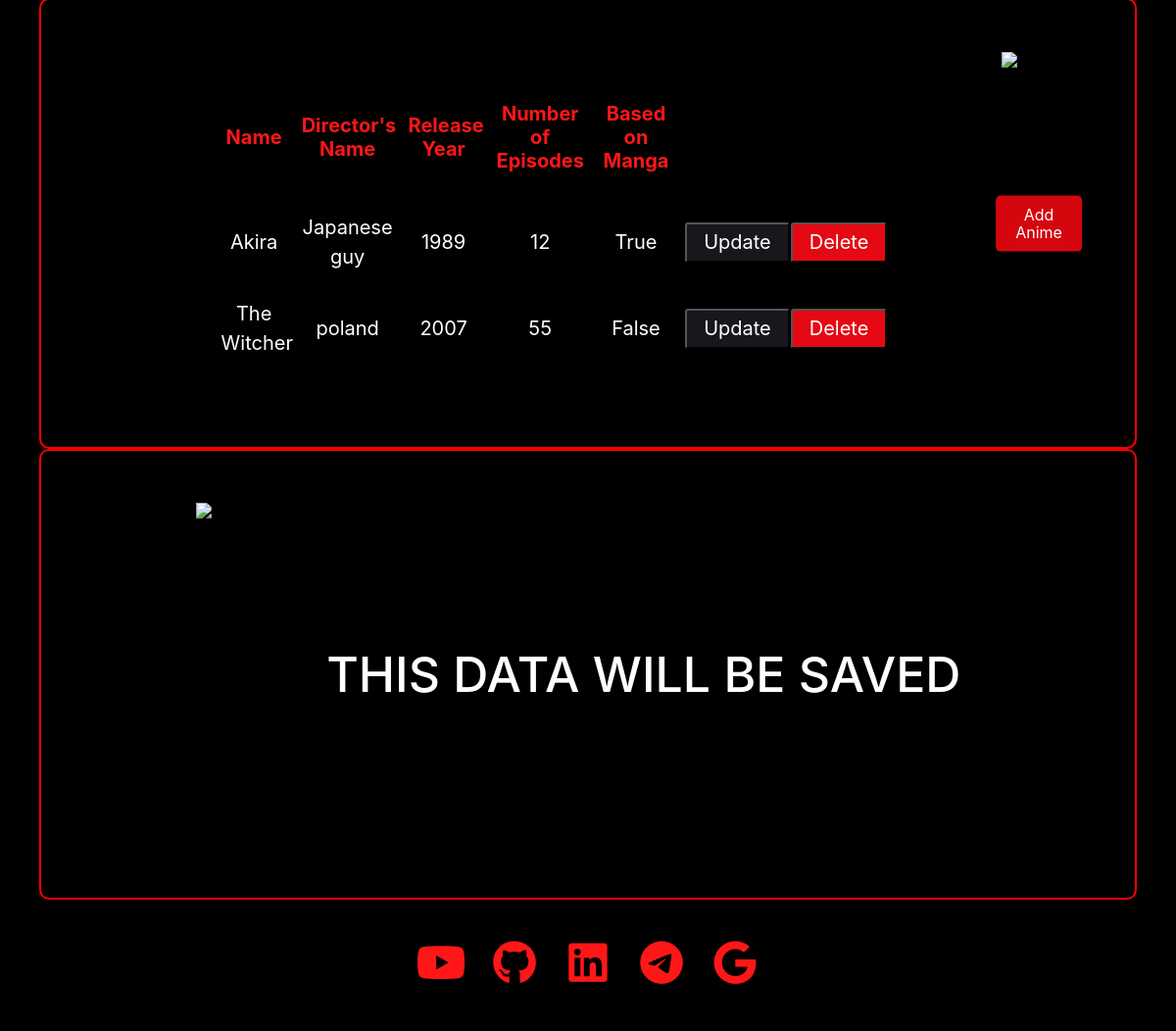
The app's page / (signed in, lower part), older data.
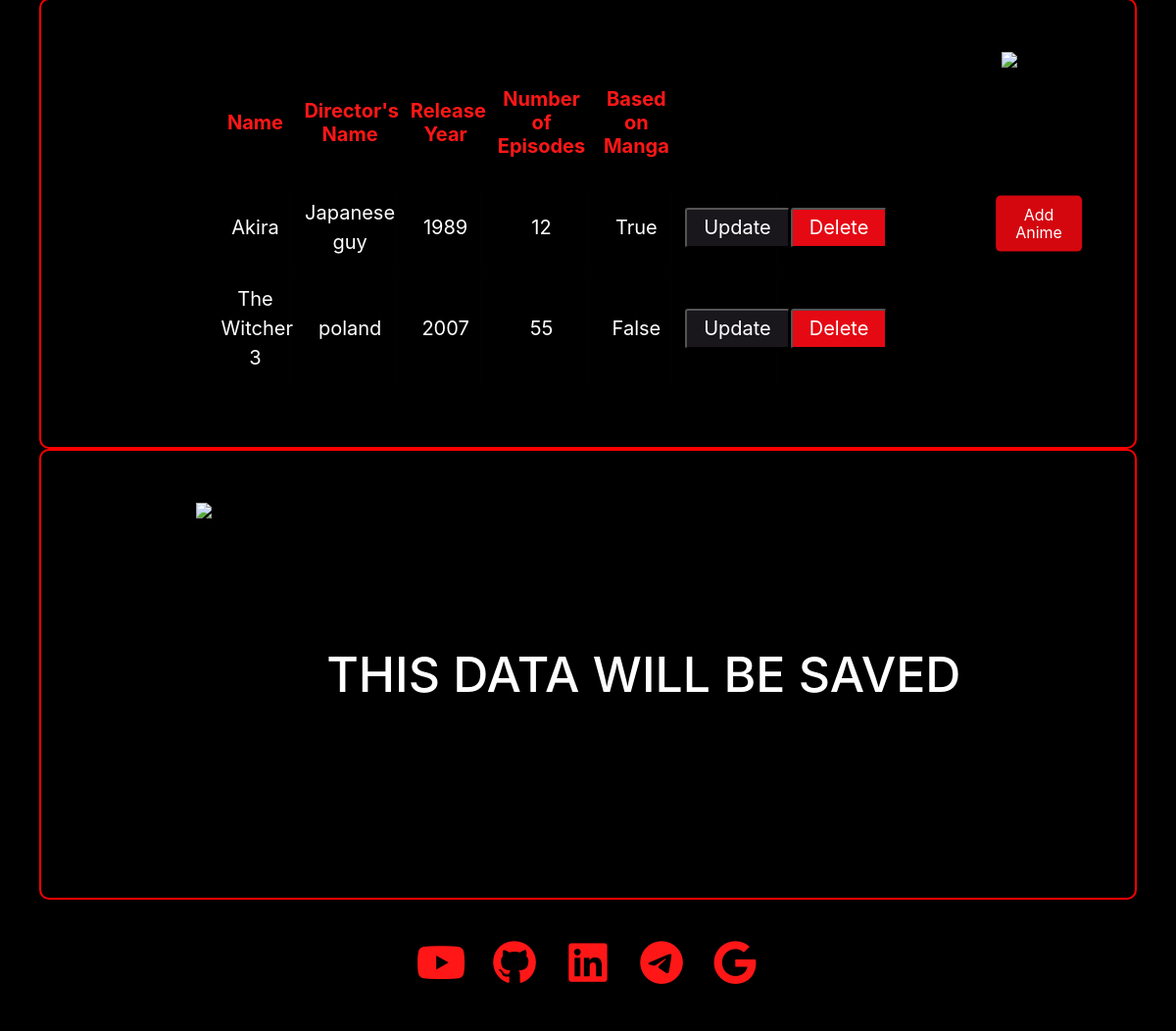
The same page, newer data.
### series/models.py (models this page shows, shortened)
class Anime(models.Model):
    user = models.ForeignKey(User, on_delete=models.CASCADE, null=True, blank=True)
    eng_name = models.CharField(max_length=200, blank=False, null=True)
    director_name = models.CharField(max_length=100, blank=False, null=True)
    release_year = models.IntegerField(blank=True, null=True)
    episodes_number = models.IntegerField(blank=True, null=True)
    is_based_on_manga = models.BooleanField(default=False)

### series/views.py (the view)
# urls.py: path('', HomePageView.as_view(), name='home'),
class HomePageView(TemplateView):
    template_name = 'home.html'
    def get_context_data(self, **kwargs):
        context = super().get_context_data(**kwargs)
        if self.request.user.is_authenticated:
            animes = Anime.objects.filter(user=self.request.user)
        else:
            animes = Anime.objects.none()
        context['animes'] = animes
        return context

### templates/home.html (shortened to what this page needs)
{% load static %}
<!DOCTYPE html>
<html lang="en">
  <head>
    <link rel="stylesheet" href="https://maxst.icons8.com/vue-static/landings/line-awesome/line-awesome/1.3.0/css/line-awesome.min.css">
    <link rel="stylesheet" href="https://cdnjs.cloudflare.com/ajax/libs/normalize/8.0.1/normalize.css" />
  </head>
  <body>
    <div class="container1">
          <table class="container">
            <thead>
              <tr>
                <th><h1>Name</h1></th>
                <th><h1>Director's Name</h1></th>
                <th><h1>Release Year</h1></th>
                <th><h1>Number of Episodes</h1></th>
                <th><h1>Based on Manga</h1></th>
              </tr>
            </thead>
              {% if animes %}
              {% for anime in animes %}
                <tr class="white-text">
                  <td>{{ anime.eng_name }}</td>
                  <td>{{ anime.director_name }}</td>
                  <td>{{ anime.release_year }}</td>
                  <td>{{ anime.episodes_number }}</td>
                  <td>{{ anime.is_based_on_manga }}</td>
                  <td><button type="button" class='buttons-update' onclick="location.href='{% url 'update_anime' anime.pk %}'">Update</button></td>
                  <td><button class='buttons-red' onclick="return confirm('Are you sure you want to delete this anime?') ? location.href='{% url 'delete_anime' anime.pk %}' : false;">Delete</button></td>
                </tr>
                <tbody>
              {% endfor %}
            {% else %}
              <tr><td colspan="7">No animes created yet.</td></tr>
            {% endif %}
          </table>
          <div class="image-container">
          <button class="centered-button" onclick="location.href='{% url 'create_anime' %}'">Add Anime</button>
        </div>
        </div>
      <div class="container1">
          <div class="image">
    <img class="logo-left" src="https://assets.nflxext.com/ffe/siteui/acquisition/ourStory/fuji/desktop/mobile.png">
          </div>
          <div class="text">
              <h1 class="big-text-center">THIS DATA WILL BE SAVED</h1>
            </div>
        </div>
        {% include "footer.html" %}
  </body>
</html>

### templates/footer.html (shortened to what this page needs)
{% extends "main.html" %}
{% load static %}
{% block content %}
<link rel="stylesheet" href="https://maxst.icons8.com/vue-static/landings/line-awesome/line-awesome/1.3.0/css/line-awesome.min.css">
<link rel="stylesheet" href="https://cdnjs.cloudflare.com/ajax/libs/normalize/8.0.1/normalize.css" />
<footer>
    <div class="footer__row__1">
      <div id="social-icons">
        <a href="" target="_blank" id="ytb">
          <i class="fab fa-youtube"></i>
        </a>
        <a href="https://github.com/boiko88" target="_blank" id="ytb">
          <i class="fab fa-github"></i>
        </a>
        <a href="" target="_blank" id="ytb">
          <i class="fab fa-linkedin"></i>
        </a>
        <a href="" target="_blank" id="ytb">
          <i class="fab fa-telegram"></i>
        </a>
        <a href="" target="_blank" id="ytb">
          <i class="fab fa-google"></i>
        </a>
      </div>
    </div>
</footer>
{% endblock content %}

### templates/main.html (shortened to what this page needs)
{% load static %}
<!DOCTYPE html>
<html>
    <head>
        <link rel="stylesheet" href="{% static 'css/main.css' %}">
        <link rel="stylesheet" href="{% static 'js/main.js' %}">
        <link rel="stylesheet" href="https://cdn.jsdelivr.net/npm/bootstrap@4.0.0/dist/css/bootstrap.min.css">
    </head>
        {% block content %}
        {% endblock content %}
    </body>
    <link rel="stylesheet" href="{% static 'css/main.css' %}">
</html>

### static/css/main.css (style rules this page uses)
.logo-left { display: flex; flex-direction: column; align-items: center; justify-content: center; align-self: center; transition: all 0.2s ease; margin-right: 60px; }
.buttons-red { background-color: #e50914; padding: 7px 17px; color: white; display: flex; flex-direction: row; border-radius: 3px; transition: background-color 0.3s ease; cursor: pointer; margin-right: 20px; }
.buttons-update { background-color: #19161c; padding: 7px 17px; color: white; display: flex; flex-direction: row; border-radius: 3px; transition: background-color 0.3s ease; cursor: pointer; }
.centered-button { position: absolute; top: 50%; left: 50%; transform: translate(-50%, -50%); background-color: #d4070f; color: white; padding: 10px 20px; border: none; border-radius: 5px; cursor: pointer; margin-top: 0px; margin-left: 60px; }
.image-container { position: relative; display: inline-block; }
.container1 { position: relative; width: 100%; min-height: 460px; background-color: black; margin-top: 0px; display: flex; flex-direction: row; align-items: center; justify-content: space-evenly; text-align: left; padding: 120px; border: 2px solid red; border-radius: 10px; width: calc(100% - 80px); }
.container1 .text { padding: 20px; }
.container1 img { display: flex; justify-content: center; flex-direction: row; object-fit: contain; object-position: center; align-self: center; max-width: 100%; height: 350px; }
.container1 .image { display: flex; justify-content: center; flex-direction: row; align-items: center; align-self: center; object-fit: contain; }
.text { color: white; display: flex; flex-direction: column; align-items: flex-start; justify-content: flex-start; align-self: center; align-content: center; }
.text h1 { font-size: 3.125rem; }
.white-text { color: white; font-size: 1.25em; }
.big-text-center { color: white; font-size: 3em; text-align: center; text-shadow: 2px 2px 4px black; }
footer { padding: 2rem 20rem; justify-content: flex-start; text-align: left; align-items: flex-start; background-color: black; color:white; }
body { margin: 0; padding: 0; background: black; height: 100vh; display: flex; justify-content: space-evenly; align-items: center; flex-direction: column; align-content: center; }
#ytb { height: 70px; width: 75px; text-align: center; line-height: 60px; border: 3px solid transparent; color: #ff1717; font-size: 45px; transition: 0.5s; display: block; margin: 0 auto; }
#social-icons { display: flex; justify-content: center; flex-wrap: wrap; }
.container th h1 { font-weight: bold; font-size: 1.25em; text-align: center; color: #ff1717; }
.container td { font-weight: normal; font-size: 1em; -webkit-box-shadow:0 2px 2px-2px white; -moz-box-shadow:0 2px 2px -2px white; box-shadow: 0 2px 2px -2px white; }
.container { text-align: center; overflow: hidden; width: 80%; margin: 0 auto; display: table; padding: 0 0 8em 0; }
.container td, .container th { padding-bottom: 2%; padding-top: 2%; padding-left: 2%; }
.container tr:nth-child(odd) { background-color: black; }
.container th { background-color: black; }
.container td:first-child { color: white; }

Row changes from the older to the newer data that the page shows:
changed Anime "poland": eng_name "The Witcher" → "The Witcher 3"
